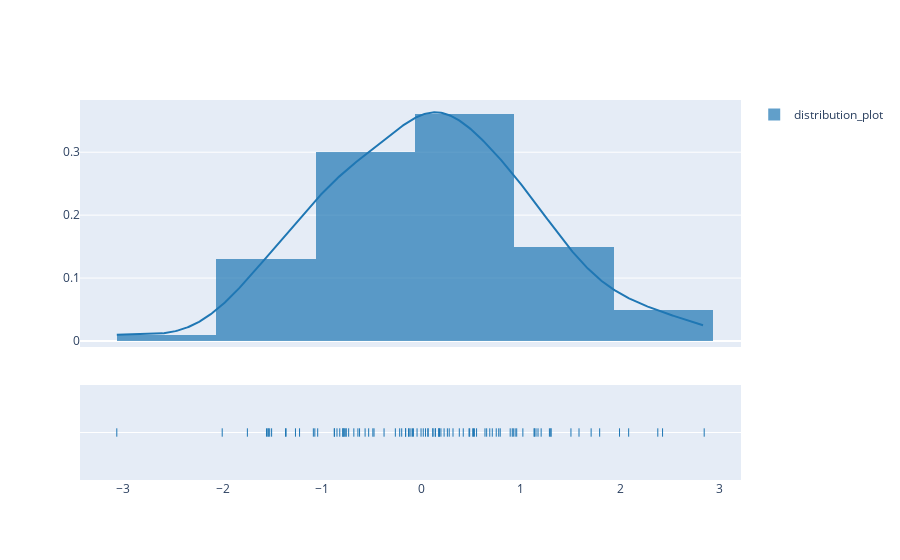

Here is the notebook cell this chart was saved with:
### Code cell
#Distplot, Distribution plot depicts the variation in data distribution.
import plotly.figure_factory as ff
import numpy as np

x = np.random.randn(100)
hist_data = [x]
group_labels = ['distribution_plot'] 

fig = ff.create_distplot(hist_data, group_labels)
fig.show()

### Figure 1 — Plotly figure (JSON) as saved in the notebook; plotly's stock layout.template omitted (floating-point values rounded to 4 significant figures; data arrays with more than 128 entries replaced by an {"elided": "..."} marker saying what was removed)
{"data": [{"autobinx": false, "histnorm": "probability density", "legendgroup": "distribution_plot", "marker": {"color": "rgb(31, 119, 180)"}, "name": "distribution_plot", "opacity": 0.7, "type": "histogram", "x": [-0.1058, 0.04087, 1.172, -0.8216, -0.7799, -0.7568, 0.1957, -0.1585, 0.7772, -0.7891, 0.9133, 0.9425, -0.2625, -0.6225, 0.1812, -0.7915, 1.992, 0.1409, 0.7924, -1.267, -1.751, 0.6873, 0.5159, -0.7606, -0.5668, -0.6799, 0.2278, 0.9239, -1.545, 0.4787, -0.8742, -0.5309, -0.1604, -1.361, 2.844, 2.425, 0.7523, 0.656, -1.044, 2.377, 0.01832, -0.1234, 1.204, 0.2608, -0.7766, -0.2189, -0.3761, 0.06466, 0.5545, 0.5328, 1.301, -0.004103, 0.9581, 1.707, -1.226, 0.7126, -1.072, -1.507, 1.585, 1.135, 0.5234, -0.4769, 1.504, -1.367, 0.06739, 0.4852, 1.287, -1.526, -3.064, 0.1154, 0.3174, 0.1737, -0.8772, -0.04416, -1.54, 0.4206, 0.8926, -0.732, -2.004, -0.1298, -0.1985, -0.08061, 1.304, 0.1386, 2.084, 0.3807, -1.087, 1.134, -0.09034, -0.4888, 0.2794, 0.1148, -1.559, -0.8495, 1.152, 0.1759, 0.639, 1.02, 1.793, -0.6391], "xaxis": "x", "xbins": {"end": 2.844, "size": 1, "start": -3.064}, "yaxis": "y"}, {"legendgroup": "distribution_plot", "marker": {"color": "rgb(31, 119, 180)"}, "mode": "lines", "name": "distribution_plot", "showlegend": false, "type": "scatter", "x": {"elided": "500 float values"}, "xaxis": "x", "y": {"elided": "500 float values"}, "yaxis": "y"}, {"legendgroup": "distribution_plot", "marker": {"color": "rgb(31, 119, 180)", "symbol": "line-ns-open"}, "mode": "markers", "name": "distribution_plot", "showlegend": false, "type": "scatter", "x": [-0.1058, 0.04087, 1.172, -0.8216, -0.7799, -0.7568, 0.1957, -0.1585, 0.7772, -0.7891, 0.9133, 0.9425, -0.2625, -0.6225, 0.1812, -0.7915, 1.992, 0.1409, 0.7924, -1.267, -1.751, 0.6873, 0.5159, -0.7606, -0.5668, -0.6799, 0.2278, 0.9239, -1.545, 0.4787, -0.8742, -0.5309, -0.1604, -1.361, 2.844, 2.425, 0.7523, 0.656, -1.044, 2.377, 0.01832, -0.1234, 1.204, 0.2608, -0.7766, -0.2189, -0.3761, 0.06466, 0.5545, 0.5328, 1.301, -0.004103, 0.9581, 1.707, -1.226, 0.7126, -1.072, -1.507, 1.585, 1.135, 0.5234, -0.4769, 1.504, -1.367, 0.06739, 0.4852, 1.287, -1.526, -3.064, 0.1154, 0.3174, 0.1737, -0.8772, -0.04416, -1.54, 0.4206, 0.8926, -0.732, -2.004, -0.1298, -0.1985, -0.08061, 1.304, 0.1386, 2.084, 0.3807, -1.087, 1.134, -0.09034, -0.4888, 0.2794, 0.1148, -1.559, -0.8495, 1.152, 0.1759, 0.639, 1.02, 1.793, -0.6391], "xaxis": "x", "y": ["distribution_plot", "distribution_plot", "distribution_plot", "distribution_plot", "distribution_plot", "distribution_plot", "distribution_plot", "distribution_plot", "distribution_plot", "distribution_plot", "distribution_plot", "distribution_plot", "distribution_plot", "distribution_plot", "distribution_plot", "distribution_plot", "distribution_plot", "distribution_plot", "distribution_plot", "distribution_plot", "distribution_plot", "distribution_plot", "distribution_plot", "distribution_plot", "distribution_plot", "distribution_plot", "distribution_plot", "distribution_plot", "distribution_plot", "distribution_plot", "distribution_plot", "distribution_plot", "distribution_plot", "distribution_plot", "distribution_plot", "distribution_plot", "distribution_plot", "distribution_plot", "distribution_plot", "distribution_plot", "distribution_plot", "distribution_plot", "distribution_plot", "distribution_plot", "distribution_plot", "distribution_plot", "distribution_plot", "distribution_plot", "distribution_plot", "distribution_plot", "distribution_plot", "distribution_plot", "distribution_plot", "distribution_plot", "distribution_plot", "distribution_plot", "distribution_plot", "distribution_plot", "distribution_plot", "distribution_plot", "distribution_plot", "distribution_plot", "distribution_plot", "distribution_plot", "distribution_plot", "distribution_plot", "distribution_plot", "distribution_plot", "distribution_plot", "distribution_plot", "distribution_plot", "distribution_plot", "distribution_plot", "distribution_plot", "distribution_plot", "distribution_plot", "distribution_plot", "distribution_plot", "distribution_plot", "distribution_plot", "distribution_plot", "distribution_plot", "distribution_plot", "distribution_plot", "distribution_plot", "distribution_plot", "distribution_plot", "distribution_plot", "distribution_plot", "distribution_plot", "distribution_plot", "distribution_plot", "distribution_plot", "distribution_plot", "distribution_plot", "distribution_plot", "distribution_plot", "distribution_plot", "distribution_plot", "distribution_plot"], "yaxis": "y2"}], "layout": {"barmode": "overlay", "hovermode": "closest", "legend": {"traceorder": "reversed"}, "xaxis": {"anchor": "y2", "domain": [0, 1], "zeroline": false}, "yaxis": {"anchor": "free", "domain": [0.35, 1], "position": 0}, "yaxis2": {"anchor": "x", "domain": [0, 0.25], "dtick": 1, "showticklabels": false}}}
